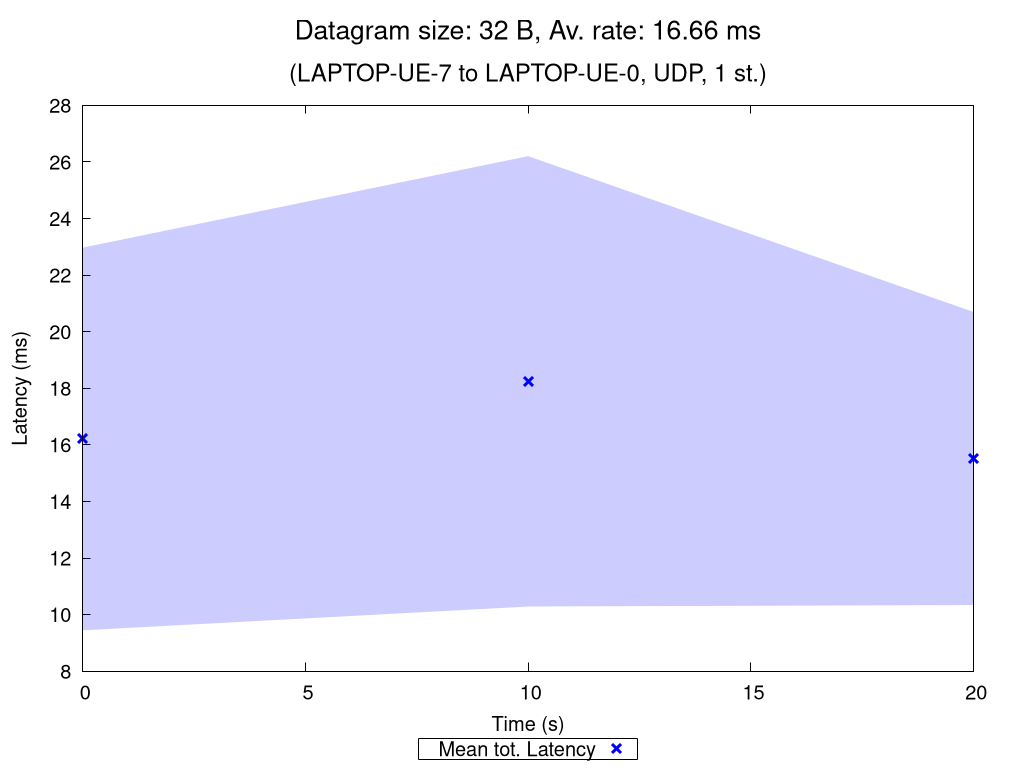

Recreate this plot in gnuplot.
set terminal pngcairo nocrop enhanced size 1024,768 font "Verdana,15"
set output "UDP_1_st_2020_11_02_13-00-41_two2one_00032B.png"

set title "{/=20 Datagram size: 32 B, Av. rate: 16.66 ms}\n\n{/=18 (LAPTOP-UE-7 to LAPTOP-UE-0, UDP, 1 st.)}"

set xlabel "Time (s)"
set ylabel "Latency (ms)"
set ytics nomirror
set key bmargin center horizontal box samplen 1 width -1
set bmargin 4.6
set rmargin 4.5

rf = 1.0  # rate factor
set style fill transparent solid 0.2 noborder
set autoscale xfix
plot "UDP_1_st_2020_11_02_13-00-41_two2one_00032B_iperf_processed.dat" using 1:($2/rf-$3/rf):($2/rf+$3/rf) with filledcurves lc rgb "blue" notitle, \
     "" using 1:($2/rf) with points pt 2 ps 1.5 lw 3 lc rgb "blue" title "Mean tot. Latency", \
